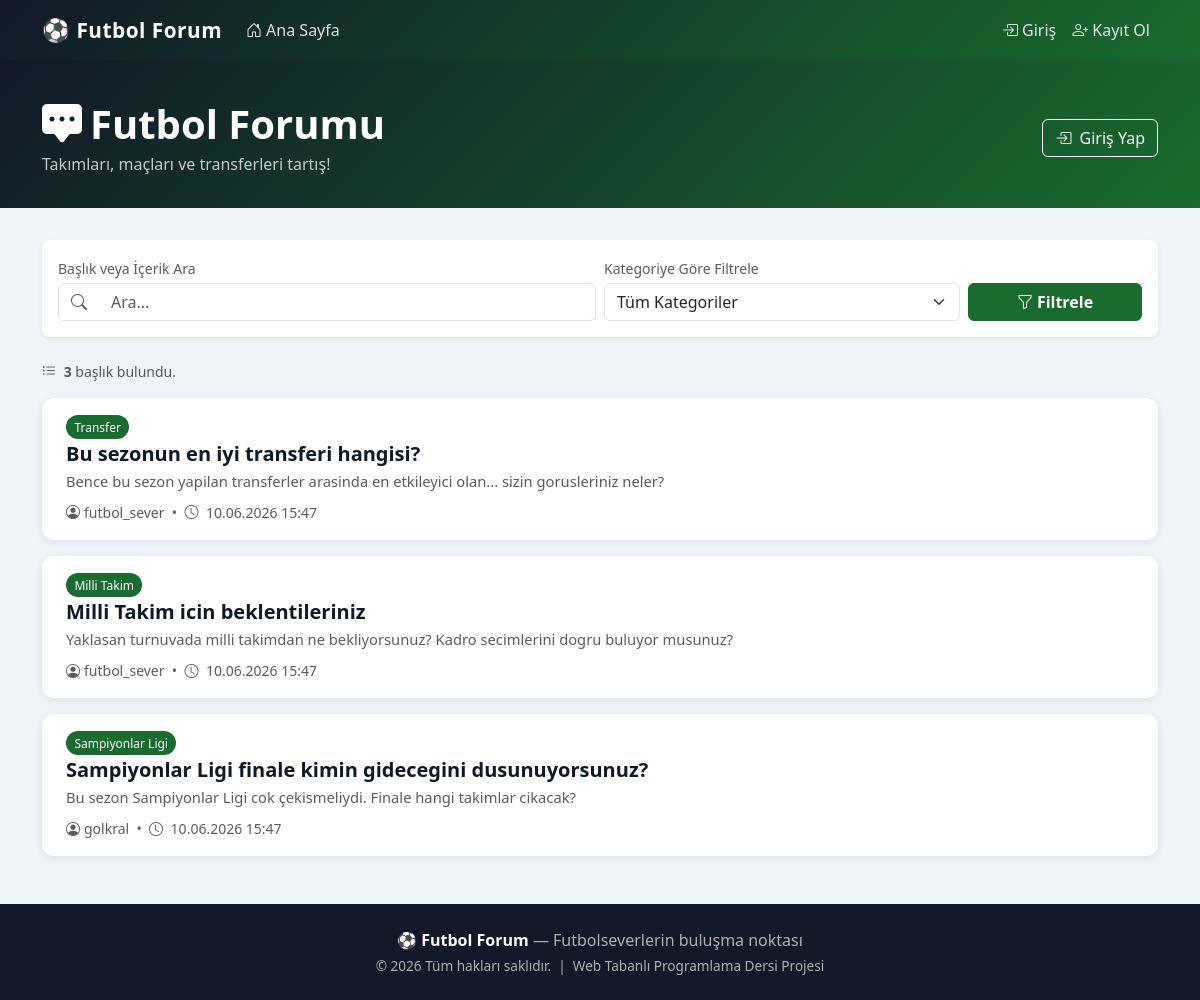
The page / on the database its author committed.
### tables this page shows
CREATE TABLE IF NOT EXISTS posts (
    id          INT UNSIGNED    NOT NULL AUTO_INCREMENT,
    user_id     INT UNSIGNED    NOT NULL,
    title       VARCHAR(255)    NOT NULL,
    content     TEXT            NOT NULL,
    category    VARCHAR(100)    NOT NULL DEFAULT 'Genel',
    created_at  DATETIME        NOT NULL DEFAULT CURRENT_TIMESTAMP,
    updated_at  DATETIME        NOT NULL DEFAULT CURRENT_TIMESTAMP ON UPDATE CURRENT_TIMESTAMP,
    PRIMARY KEY (id),
    CONSTRAINT fk_posts_users
        FOREIGN KEY (user_id) REFERENCES users(id)
        ON DELETE CASCADE ON UPDATE CASCADE
);

CREATE TABLE IF NOT EXISTS users (
    id          INT UNSIGNED    NOT NULL AUTO_INCREMENT,
    username    VARCHAR(50)     NOT NULL UNIQUE,
    email       VARCHAR(150)    NOT NULL UNIQUE,
    password    VARCHAR(255)    NOT NULL,
    created_at  DATETIME        NOT NULL DEFAULT CURRENT_TIMESTAMP,
    PRIMARY KEY (id)
);

### config.php (called while the page is built, shortened)
<?php
function e(string $str): string {
    return htmlspecialchars($str, ENT_QUOTES | ENT_HTML5, 'UTF-8');
}
function isLoggedIn(): bool {
    return isset($_SESSION['user_id']);
}

### index.php (the view, shortened to what this page needs)
<?php
require_once 'config.php';
$search   = trim($_GET['search']   ?? '');
$pdo = getDB();
$sql    = 'SELECT p.*, u.username
           FROM posts p
           JOIN users u ON p.user_id = u.id
           WHERE 1=1';
$params = [];
$sql .= ' ORDER BY p.created_at DESC';
$stmt = $pdo->prepare($sql);
$stmt->execute($params);
$posts = $stmt->fetchAll();
require_once 'header.php';
?>
<div class="page-hero">
    <div class="container">
        <div class="row align-items-center">
            <div class="col-md-8">
                <h1 class="mb-1"><i class="bi bi-chat-square-dots-fill me-2"></i>Futbol Forumu</h1>
                <p class="mb-0 opacity-75">Takımları, maçları ve transferleri tartış!</p>
            </div>
            <div class="col-md-4 text-md-end mt-3 mt-md-0">
                <?php if (isLoggedIn()): ?>
                    <a href="create.php" class="btn btn-warning fw-semibold">
                        <i class="bi bi-plus-lg me-1"></i> Yeni Başlık Aç
                    </a>
                <?php else: ?>
                    <a href="login.php" class="btn btn-outline-light">
                        <i class="bi bi-box-arrow-in-right me-1"></i> Giriş Yap
                    </a>
                <?php endif; ?>
            </div>
        </div>
    </div>
</div>
<div class="container mb-5">
    <div class="card border-0 shadow-sm rounded-3 mb-4">
        <div class="card-body py-3">
            <form method="get" class="row g-2 align-items-end">
                <div class="col-md-6">
                    <label class="form-label small text-muted mb-1">Başlık veya İçerik Ara</label>
                    <div class="input-group">
                        <span class="input-group-text bg-white"><i class="bi bi-search text-muted"></i></span>
                        <input type="text" name="search" class="form-control border-start-0"
                               placeholder="Ara..." value="<?= e($search) ?>">
                    </div>
                </div>
                <div class="col-md-4">
                    <label class="form-label small text-muted mb-1">Kategoriye Göre Filtrele</label>
                    <select name="category" class="form-select">
                        <option value="">Tüm Kategoriler</option>
                    </select>
                </div>
                <div class="col-md-2 d-grid">
                    <button type="submit" class="btn btn-ff-primary">
                        <i class="bi bi-funnel me-1"></i>Filtrele
                    </button>
                </div>
            </form>
        </div>
    </div>
    <p class="text-muted small mb-3">
        <i class="bi bi-list-ul me-1"></i>
        <strong><?= count($posts) ?></strong> başlık bulundu.
    </p>
    <?php if (empty($posts)): ?>
        <div class="text-center py-5">
            <i class="bi bi-chat-square-text" style="font-size:3rem;color:#ccc;"></i>
            <p class="mt-3 text-muted fs-5">Henüz hiç başlık açılmamış.</p>
            <?php if (isLoggedIn()): ?>
                <a href="create.php" class="btn btn-ff-primary">
                    <i class="bi bi-plus-lg me-1"></i>İlk Başlığı Sen Aç!
                </a>
            <?php endif; ?>
        </div>
    <?php else: ?>
        <div class="row g-3">
            <?php foreach ($posts as $post): ?>
            <div class="col-12">
                <div class="card post-card">
                    <div class="card-body px-4 py-3">
                        <div class="d-flex justify-content-between align-items-start flex-wrap gap-2">
                            <div class="flex-grow-1">
                                <div class="mb-1">
                                    <span class="badge-category me-2"><?= e($post['category']) ?></span>
                                </div>
                                <h5 class="card-title mb-1">
                                    <a href="#"><?= e($post['title']) ?></a>
                                </h5>
                                <p class="card-text text-muted mb-2" style="font-size:.92rem;">
                                    <?= e(mb_strimwidth($post['content'], 0, 180, '...')) ?>
                                </p>
                                <small class="text-muted">
                                    <i class="bi bi-person-circle me-1"></i><?= e($post['username']) ?>
                                    &nbsp;&bull;&nbsp;
                                    <i class="bi bi-clock me-1"></i>
                                    <?= date('d.m.Y H:i', strtotime($post['created_at'])) ?>
                                </small>
                            </div>
                        </div>
                    </div>
                </div>
            </div>
            <?php endforeach; ?>
        </div>
    <?php endif; ?>
</div>
<?php require_once 'footer.php'; ?>

### header.php (shortened to what this page needs)
<!DOCTYPE html>
<html lang="tr">
<head>
    <link rel="stylesheet" href="https://cdn.jsdelivr.net/npm/bootstrap@5.3.3/dist/css/bootstrap.min.css">
    <link rel="stylesheet" href="https://cdn.jsdelivr.net/npm/bootstrap-icons@1.11.3/font/bootstrap-icons.min.css">
</head>
<body>
<nav class="navbar navbar-expand-lg">
    <div class="container">
        <a class="navbar-brand" href="index.php">
            <span class="brand-icon">⚽</span> <?= e(SITE_NAME) ?>
        </a>
        <div class="collapse navbar-collapse" id="mainNav">
            <ul class="navbar-nav me-auto mb-2 mb-lg-0">
                <li class="nav-item">
                    <a class="nav-link" href="index.php"><i class="bi bi-house-door me-1"></i>Ana Sayfa</a>
                </li>
            </ul>
            <ul class="navbar-nav ms-auto">
                <?php if (isLoggedIn()): ?>
                    <li class="nav-item">
                        <span class="nav-link text-warning">
                            <i class="bi bi-person-circle me-1"></i>
                            <?= e($_SESSION['username']) ?>
                        </span>
                    </li>
                    <li class="nav-item">
                        <a class="nav-link" href="logout.php">
                            <i class="bi bi-box-arrow-right me-1"></i>Çıkış
                        </a>
                    </li>
                <?php else: ?>
                    <li class="nav-item">
                        <a class="nav-link" href="login.php"><i class="bi bi-box-arrow-in-right me-1"></i>Giriş</a>
                    </li>
                    <li class="nav-item">
                        <a class="nav-link" href="register.php"><i class="bi bi-person-plus me-1"></i>Kayıt Ol</a>
                    </li>
                <?php endif; ?>
            </ul>
        </div>
    </div>
</nav>

### footer.php (shortened to what this page needs)
<footer class="mt-5 py-4">
    <div class="container text-center">
        <p class="mb-1">
            <span class="fw-semibold text-white">⚽ <?= e(SITE_NAME) ?></span>
            &mdash; Futbolseverlerin buluşma noktası
        </p>
        <p class="mb-0" style="font-size:.85rem;">
            &copy; <?= date('Y') ?> Tüm hakları saklıdır.
            &nbsp;|&nbsp; Web Tabanlı Programlama Dersi Projesi
        </p>
    </div>
</footer>
</body>
</html>

### header.php (style rules this page uses)
:root { --ff-green: #1a6b2f; --ff-green-light: #238a3d; --ff-gold: #f5a623; --ff-dark: #111827; --ff-card-bg:#ffffff; }
body { background-color: #f0f4f8; font-family: 'Segoe UI', system-ui, sans-serif; }
.navbar-brand .brand-icon { font-size: 1.4rem; }
.navbar { background: linear-gradient(135deg, var(--ff-dark) 0%, var(--ff-green) 100%) !important; }
.navbar .nav-link { color: rgba(255,255,255,.85) !important; font-weight: 500; }
.navbar-brand { color: #fff !important; font-weight: 700; font-size: 1.3rem; letter-spacing: .5px; }
.page-hero { background: linear-gradient(135deg, var(--ff-dark) 0%, var(--ff-green) 100%); color: #fff; padding: 2.5rem 0 2rem; margin-bottom: 2rem; }
.page-hero h1 { font-weight: 700; }
.post-card { border: none; border-radius: 12px; box-shadow: 0 2px 8px rgba(0,0,0,.08); transition: box-shadow .2s, transform .2s; }
.post-card .card-title a { color: var(--ff-dark); text-decoration: none; font-weight: 600; }
.badge-category { background-color: var(--ff-green); color: #fff; font-size: .75rem; padding: .3em .7em; border-radius: 50px; }
.btn-ff-primary { background: var(--ff-green); border-color: var(--ff-green); color: #fff; font-weight: 600; }
footer { background: var(--ff-dark); color: rgba(255,255,255,.65); }

### rows shown on the page
posts: category "Transfer", title "Bu sezonun en iyi transferi hangisi?", content "Bence bu sezon yapilan transferler arasinda en etkileyici olan... sizin gorusleriniz neler?", user.username "futbol_sever", created_at "10.06.2026 15:47"
posts: category "Milli Takim", title "Milli Takim icin beklentileriniz", content "Yaklasan turnuvada milli takimdan ne bekliyorsunuz? Kadro secimlerini dogru buluyor musunuz?", user.username "futbol_sever", created_at "10.06.2026 15:47"
posts: category "Sampiyonlar Ligi", title "Sampiyonlar Ligi finale kimin gidecegini dusunuyorsunuz?", content "Bu sezon Sampiyonlar Ligi cok çekismeliydi. Finale hangi takimlar cikacak?", user.username "golkral", created_at "10.06.2026 15:47"

### other values the page prints
SITE_NAME "Futbol Forum"
count($posts) "3"
